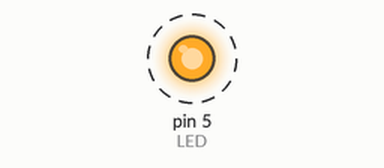
Bench run of a sketch on a simulated Arduino Uno, built with avr-gcc and run on an emulated ATmega328P. Parts: output pins drawn as LEDs (lit = HIGH). Dashed ring = blinking.

Above: at 0.2 s.
Timing chart, 0 to 3.0 s (numbered marks = the images above):
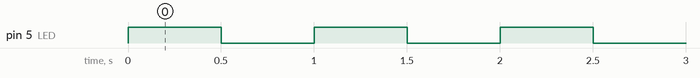

The sketch:

blink_with_interrupt.ino
```cpp
int LED = 5;

void setup() {
  pinMode(LED, OUTPUT);
  noInterrupts();
  //init timer1
  TCCR1A = 0;
  TCCR1B = 0;
  TCNT1 = 0;
  OCR1A = 31250; //compare match register 16Mhz/256/2Hz
  TCCR1B |= (1 << WGM12);//ctc mode
  TCCR1B |= (1 << CS12);//256 prescaler
  TIMSK1 |= (1 << OCIE1A);//enable timer compare interrupt
  interrupts();
}

ISR(TIMER1_COMPA_vect) {
  digitalWrite(LED, digitalRead(LED) ^ 1);
}

void loop() {

}
```

Measured:
- by itself, pin 5 (LED): alternates HIGH for 0.50 s and LOW for 0.50 s
